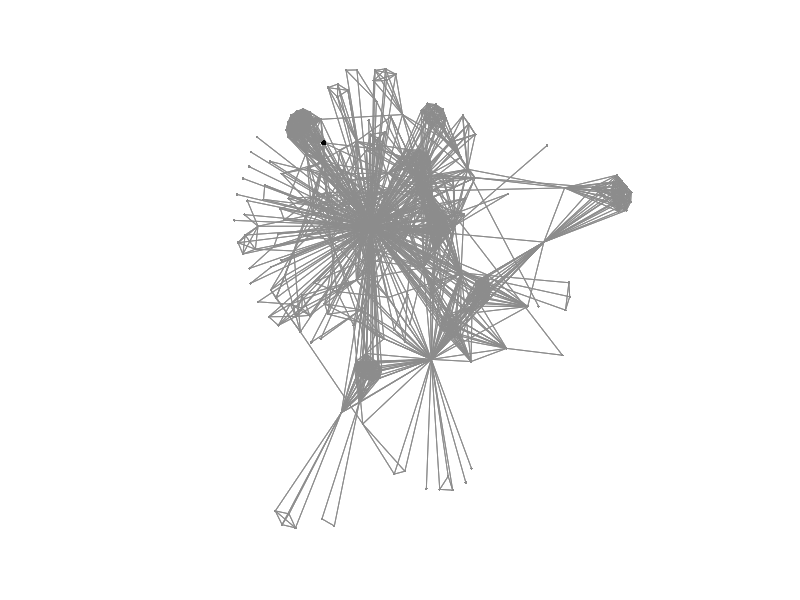

Recreate this plot in MATLAB. (Note: this script raises an error after producing the figure.)
% Produces images of graphs with a low-conductance set
cd ~/Dropbox/hkgrow/code/experiments/KDD-slides
clear; clc; clf;

load com_image_example_1

addpath ../..; % so hkgrow can be used.


% extract smaller subgraph (more easily visualized)
n = size(Asub,1);
bounds = [-75, 165, 190, -190];
sginds = [];
for j = 1:length(xyfinal),
     x = xyfinal(j,1); y = xyfinal(j,2);
    if x < bounds(2) && x > bounds(1) && y < bounds(3) && y > bounds(4),
        sginds(end+1)=j;
    end
end

A=[];
A = Asub(sginds,sginds);
xy = xyfinal(sginds,:);

% rotation matrix, so graph looks better
theta = pi/2;
R = eye(2).*cos(theta); R(1,2) = -sin(theta); R(2,1) = sin(theta);
xy = xy*R*R*R;
theta = 7*pi/4;
R = eye(2).*cos(theta); R(1,2) = -sin(theta); R(2,1) = sin(theta);
xy = xy*R;

% PRINT ORIGINAL GRAPH
seed = 9;

clf;
[px,py] = gplot(A,xy);
h = plot(px,py,'.-','LineWidth',0.2,'MarkerSize',6,'Color',0.55*[1,1,1]);
hold on;
scatter(xy(seed,1),xy(seed,2),14,[0,0,0],'fill');    
axis off;
axis square;
set_figure_size([4,4]);
% print(gcf,'graph_plain.eps','-depsc2');


 % compute, refine hk rankings
     [bset,cond,cut,vol, hkvec, np] = hkgrow1(A,seed); disp([vol,cond,cut])
%     hk = [];
%     hk = hkvec;%(sginds');
d = full(sum(A,1)); n = length(d);
Dinv = spdiags( 1./d', 0, n, n); 
P = A*Dinv;
alpha = 0.85;
hk = (speye(n) - alpha*P)\sparse( seed, 1, 1-alpha, n, 1);

hk(seed)= full(sum(hk)/length(hk));
    hk = hk./norm(hk,1); mx = max(hk); hk = hk./mx;
    % try log scale?
    hk = log10(hk+ 1e-8.*ones(length(hk),1));
    hk = hk + ones(length(hk),1).*abs((min(hk)));
    hk = hk./max(hk);
    
    hk = exp(hk); hk = hk./max(hk);
    
    hkmin = min(hk);
    acoeff = 1/(1-hkmin);
    bcoeff = 1 - acoeff;
    hk = acoeff.*hk + bcoeff*ones( length(hk), 1);
    
%     % spread out the values more
%     nnzhk = find(hk>0);
%     hdist = 1-min(hk(nnzhk)); hk = hk./hdist;
%     hk(nnzhk) = hk(nnzhk) - ones(length(nnzhk),1).*(max(hk)-1);
    
% % PRINT rank heatmap
%hk_colors = zeros( length(hk),3);
%hk_colors(:,2) = hk;
hk_colors = hk;
    
% NOW FOR THE ZOOMED IN IMAGES
    % PRINT just the bset and its neighbors
   clf;
   
    inds = find(A(:,bset)*ones(length(bset),1) ); % extract the bset and its neighbors
    B = zeros(size(A,1));
    B(inds,inds) = A(inds,inds);
    [px,py] = gplot(B,xy);
    h = plot(px,py,'.-','LineWidth',0.2,'MarkerSize',6,'Color',0.55*[1,1,1]);

    hold on;


%     % PRINT just the bset with rank heatmap
    %scatter(xy(inds,1),xy(inds,2),10,hk_colors(inds,:),'fill');
    scatter(xy(inds,1),xy(inds,2),10,hk_colors(inds),'fill');
    colormap(winter);
    scatter(xy(seed,1),xy(seed,2),14,[0,0,0],'fill');    
    axis off;
    % axis square;
    hold on;
    
    xlim([-81.5, 35]);
    ylim([35, 118.6]);
    set_figure_size([4,4]);
%    print(gcf,'graphsub_diffusion_aptrank.eps','-depsc2');
    print(gcf,'graphsub_diffusion_aptrank','-dpng','-r600');
    
 